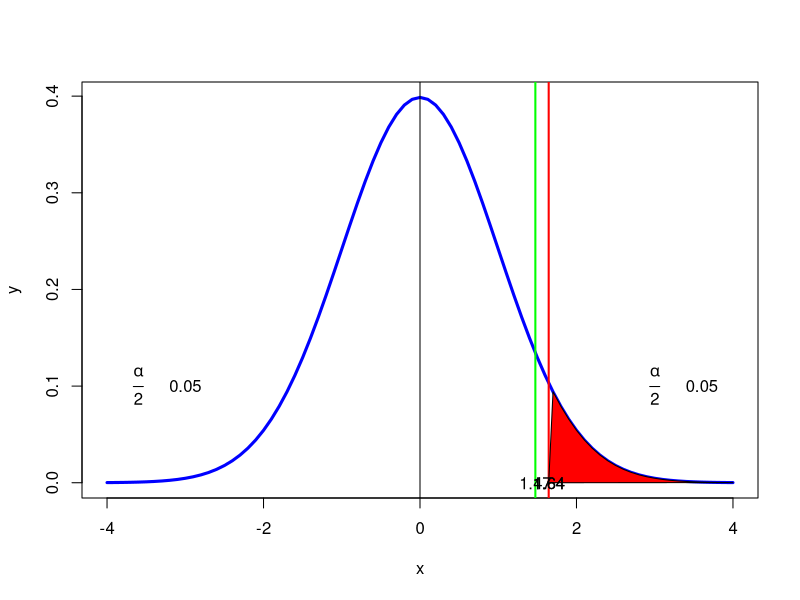

Reproduce this figure in R.
#page no : 431-432
xa=20
xb=12
na=200
nb=200
pc=round(((xa+xb)/(na+nb)),3)
p=1-pc
print(paste('pc =',p))
p_dash_a=xa/na
p_dash_b=xb/nb
ediff=p_dash_a-p_dash_b
print(paste('P\'A =',p_dash_a))
print(paste('P\'B =',p_dash_b))
print(paste('P\'A - P\'B =',ediff))
deno1=(pc*p*((1/na)+(1/nb)))
t_stat=(ediff/sqrt(deno1))
print(paste('Zc =',round(t_stat,3)))
alpha=.1/2
df=na+nb-2
t_critical=qnorm(1-alpha)
if(t_stat>t_critical)
{
   print("Reject H0")
}else
{
  print("Accept H0")
}
dfs <- na+nb-2
x <- seq(-4,4,0.1)
y <- dt(x,dfs)
plot(x,y,type='l',lwd=3,col='blue',xlab='x')
abline(v=0)
abline(v=t_critical,lwd=2,col='red')
abline(v=t_stat,lwd=2,col='green')
polygon(c(x[x>=abs(t_critical)],abs(t_critical) ),c(y[x>=abs(t_critical)],0),col="red")
text(t_critical,0,round(t_critical,2))
text(t_stat,0,round(t_stat,2))
text(abs(t_critical),0,round(abs(t_critical),2))
text(3.0,0.1,expression(frac(alpha,2)))
text(3.6,0.1,alpha)
text(-3.6,0.1,expression(frac(alpha,2)))
text(-3.0,0.1,alpha)
#The answer provided in the textbook is wrong
